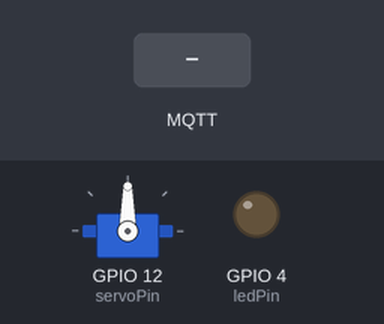
The sketch below on a simulated ESP32. Parts: servo, output pins drawn as LEDs (lit = HIGH). Inputs (shaded band) come from the test bench. WiFi joins after 1.5 s; servers stay silent unless stated; no MQTT or app messages arrive unless stated; what the sketch prints to the serial monitor is not drawn.

Above: at 2.7 s.
2.8 s: MQTT message "1" arrives on the first subscribed topic
At 3.4 s:
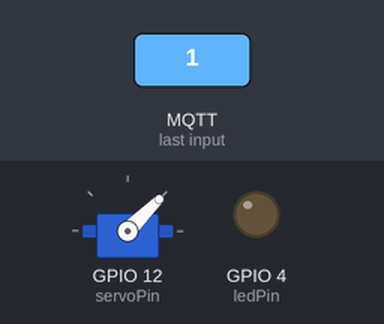
5.3 s: MQTT message "0" arrives on the first subscribed topic
At 6.1 s:
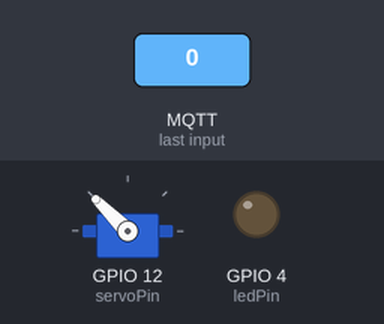
7.8 s: MQTT message "1" arrives on the second subscribed topic
At 8.1 s:
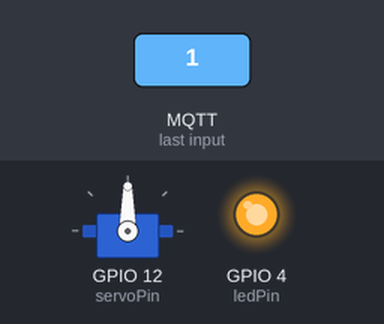
9.3 s: MQTT message "1" arrives on the first subscribed topic
At 10.1 s:
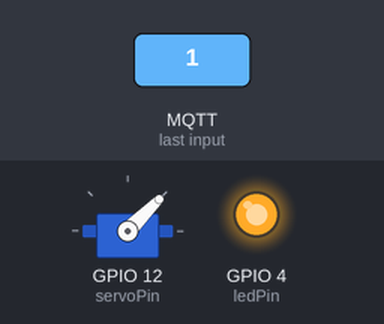
11.8 s: MQTT message "on" arrives on the first subscribed topic
At 12.6 s:
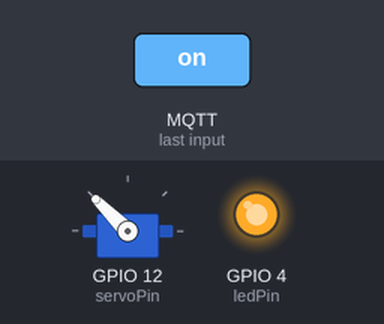
Timing chart, 0 to 19.3 s (numbered marks = the images above; inputs shaded):
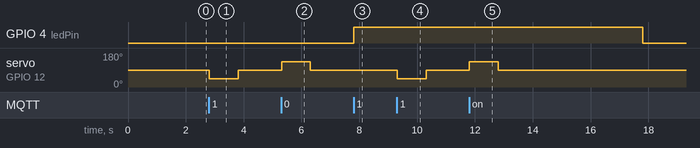

Measured:
- after the input at 2.8 s, servo on GPIO 12 (servoPin): 90° → 45° at once, → 90° 1.0 s later
- after the input at 5.3 s, servo on GPIO 12 (servoPin): 90° → 135° at once, → 90° 1.0 s later
- after the input at 7.8 s, GPIO 4 (ledPin): LOW → HIGH at once
- after the input at 9.3 s, servo on GPIO 12 (servoPin): 90° → 45° at once, → 90° 1.0 s later
- after the input at 11.8 s, servo on GPIO 12 (servoPin): 90° → 135° at once, → 90° 1.0 s later

The sketch:

camera_ip_botoes.ino
```cpp
#include <WiFi.h>
#include <PubSubClient.h>
#include <ESP32Servo.h>

// ============================
// Configurações Wi-Fi
// ============================
const char* ssid     = "CORREDOR";
const char* password = "351117780";

// ============================
// Configurações do Adafruit IO via MQTT
// ============================
const char* mqtt_server   = "io.adafruit.com";
const int   mqtt_port     = 1883;
const char* aio_username  = "1H3u4goP342es";
const char* aio_key       = "aio_SFSa86452QBL9gL46VYZ8Yvadsf11b7tV4qtP5V";  // Sua chave do Adafruit IO

// Defina os tópicos (feeds) para os comandos
String servoTopic = String(aio_username) + "/feeds/Servo_Control_on_off";
String ledTopic   = String(aio_username) + "/feeds/LED_Control_on_off";

// ============================
// Pinos e Configurações do Servo e LED
// ============================
const int servoPin = 12;      // Pino de sinal do servo
const int ledPin   = 4;       // LED (pino 4)

const int neutralAngle = 90;  // Posição neutra do servo
const int onAngle      = 45;  // Ângulo para acionar o comando "ligar"
const int offAngle     = 135; // Ângulo para acionar o comando "desligar"

Servo myServo;

// ============================
// Variáveis de controle e timers
// ============================
int lastServoCommand = -1;  // Último comando recebido para o servo
bool servoTimerActive = false;
unsigned long servoTimerStart = 0;  // Tempo de início do timer do servo

int lastLEDCommand = -1;    // Último comando recebido para o LED
bool ledTimerActive = false;
unsigned long ledTimerStart = 0;    // Tempo de início do timer do LED

// ============================
// Objetos para Wi-Fi e MQTT
// ============================
WiFiClient wifiClient;
PubSubClient client(wifiClient);

// ============================
// Função para acionar o servo (simula um "pressionamento")
// ============================
void pressButton(int targetAngle) {
  Serial.print("Movendo o servo para o ângulo: ");
  Serial.println(targetAngle);
  myServo.write(targetAngle);
  delay(1000); // Aguarda 1 segundo com o servo na posição de "pressionar"
  myServo.write(neutralAngle);
  Serial.println("Servo retornou à posição neutra.");
}

// ============================
// Callback do MQTT: processa mensagens recebidas
// ============================
void callback(char* topic, byte* payload, unsigned int length) {
  String message;
  for (unsigned int i = 0; i < length; i++) {
    message += (char)payload[i];
  }

  Serial.print("Mensagem recebida [");
  Serial.print(topic);
  Serial.print("]: ");
  Serial.println(message);

  // Processa mensagem para o Servo
  if (String(topic) == servoTopic) {
    int servoCommand = message.toInt();
    if (servoCommand != lastServoCommand) {
      if (servoCommand == 1) {
        Serial.println("Comando do Servo: LIGAR (pressionar botão para ligar a luz).");
        pressButton(onAngle);
        // Inicia o timer de 60 segundos para desligar automaticamente
        servoTimerActive = true;
        servoTimerStart = millis();
      }
      else if (servoCommand == 0) {
        Serial.println("Comando do Servo: DESLIGAR (pressionar botão para desligar a luz).");
        pressButton(offAngle);
        // Cancela qualquer timer ativo
        servoTimerActive = false;
      }
      lastServoCommand = servoCommand;
    }
  }
  // Processa mensagem para o LED
  else if (String(topic) == ledTopic) {
    int ledCommand = message.toInt();
    if (ledCommand != lastLEDCommand) {
      if (ledCommand == 1) {
        Serial.println("Comando LED: LIGAR");
        digitalWrite(ledPin, HIGH);
        // Inicia timer para desligar o LED após 10 segundos
        ledTimerActive = true;
        ledTimerStart = millis();
      }
      else if (ledCommand == 0) {
        Serial.println("Comando LED: DESLIGAR");
        digitalWrite(ledPin, LOW);
        ledTimerActive = false;
      }
      lastLEDCommand = ledCommand;
    }
  }
}

// ============================
// Função para reconectar ao MQTT (Adafruit IO)
// ============================
void reconnect() {
  // Gere um client ID único baseado no MAC do ESP32
  String clientId = "ESP32Client-" + String((uint32_t)ESP.getEfuseMac(), HEX);

  while (!client.connected()) {
    Serial.print("Tentando conectar ao MQTT...");
    if (client.connect(clientId.c_str(), aio_username, aio_key)) {
      Serial.println("Conectado ao MQTT!");
      // Subscreve aos feeds
      client.subscribe(servoTopic.c_str());
      client.subscribe(ledTopic.c_str());
    } else {
      Serial.print("Falha na conexão, rc=");
      Serial.print(client.state());
      Serial.println(". Tentando novamente em 5 segundos.");
      delay(5000);
    }
  }
}

// ============================
// Setup
// ============================
void setup() {
  Serial.begin(115200);

  // Configura o pino do LED e garante que ele inicie desligado
  pinMode(ledPin, OUTPUT);
  digitalWrite(ledPin, LOW);

  // Inicializa o servo e posiciona-o em neutro
  myServo.attach(servoPin);
  myServo.write(neutralAngle);

  // Conecta ao Wi-Fi
  WiFi.begin(ssid, password);
  Serial.print("Conectando ao Wi-Fi");
  while (WiFi.status() != WL_CONNECTED) {
    delay(500);
    Serial.print(".");
  }
  Serial.println();
  Serial.print("Conectado! IP: ");
  Serial.println(WiFi.localIP());

  // Configura o MQTT
  client.setServer(mqtt_server, mqtt_port);
  client.setCallback(callback);
}

// ============================
// Loop Principal
// ============================
void loop() {
  if (!client.connected()) {
    reconnect();
  }
  client.loop();

  // Verifica se o timer do LED expirou (10 segundos)
  if (ledTimerActive && (millis() - ledTimerStart >= 10000)) {
    digitalWrite(ledPin, LOW);
    ledTimerActive = false;
    Serial.println("LED desligado automaticamente após 10 segundos.");
    lastLEDCommand = 0;
  }

  // Verifica se o timer do servo expirou (60 segundos)
  if (servoTimerActive && (millis() - servoTimerStart >= 60000)) {
    Serial.println("Timer de 60 segundos expirou. Acionando comando de DESLIGAR (servo).");
    pressButton(offAngle);
    servoTimerActive = false;
    lastServoCommand = 0;
  }
}
```
